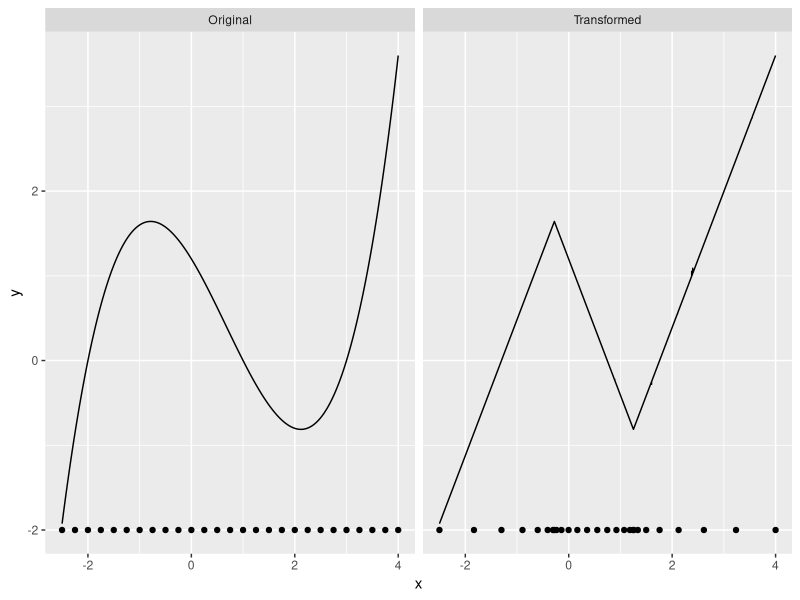

R code for this plot:
library(ggplot2)
library(reshape2)

correctx <- function(z, fprime, a=0, b=2*pi, shrink=0) {
  const <- integrate(function(x) abs(fprime(x)), a, b)$value
  trans <- sapply(z, function(i) integrate(function(x) abs(fprime(x)), a, i)$value*(b-a)/const + a)
  rowMeans(matrix(c(rep(z, times=shrink), trans), nrow=length(z), byrow=FALSE))
}

f <- function(x) 0.2*(x^3 - 2*x^2 - 5*x + 6)
fprime <- function(x) 0.2*(3*x^2 - 4*x - 5)
f2prime <- function(x) 0.2*(6*x - 4)

x <-  seq(-2.5, 4, .001)
data <- data.frame(x=x, y=f(x), yprime=fprime(x))
data$xtrans <- correctx(x, fprime, -2.5, 4, shrink=0)

dots <- data.frame(x=seq(-2.5, 4, .25), dots.y=-2)
dots$xtrans <- correctx(dots$x, fprime, -2.5, 4, shrink=0)

data <- merge(data, dots, all.x=TRUE)
names(data) <- c("Original", "Transformed", "y", "yprime", "dots.y")
data2 <- melt(data, id.vars=c("y", "yprime", "dots.y"), variable.name="type", value.name="x")

qplot(data=data2, x=x, y=y, geom="line") + geom_point(aes(x=x, y=dots.y)) + facet_grid(.~type)
